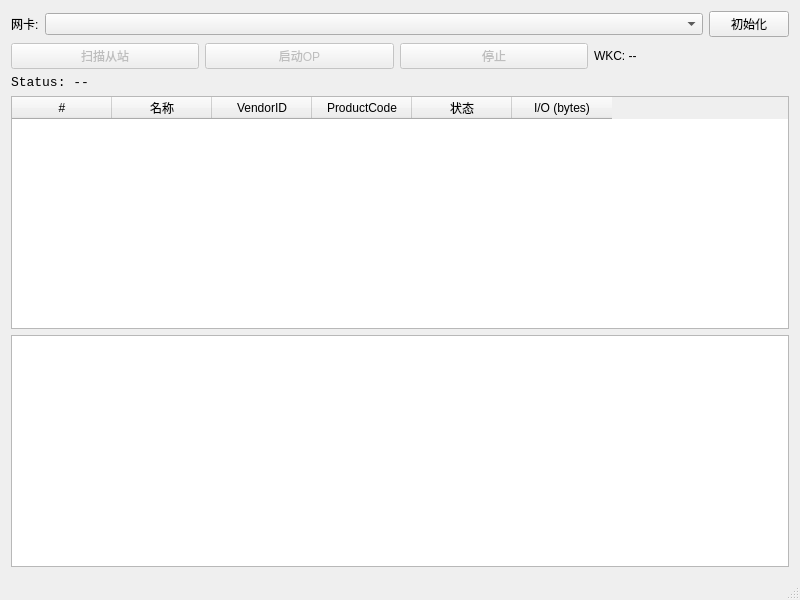
<?xml version="1.0" encoding="UTF-8"?>
<ui version="4.0">
 <class>ETHClass</class>
 <widget class="QMainWindow" name="ETHClass">
  <property name="geometry">
   <rect>
    <x>0</x>
    <y>0</y>
    <width>800</width>
    <height>600</height>
   </rect>
  </property>
  <property name="windowTitle">
   <string>SOEM EtherCAT Master</string>
  </property>
  <widget class="QWidget" name="centralWidget">
   <layout class="QVBoxLayout" name="mainLayout">
    <!-- 网卡选择区 -->
    <item>
     <layout class="QHBoxLayout" name="adapterLayout">
      <item>
       <widget class="QLabel" name="labelAdapter">
        <property name="text">
         <string>网卡:</string>
        </property>
       </widget>
      </item>
      <item>
       <widget class="QComboBox" name="comboAdapter">
        <property name="sizePolicy">
         <sizepolicy hsizetype="Expanding" vsizetype="Fixed">
          <horstretch>1</horstretch>
          <verstretch>0</verstretch>
         </sizepolicy>
        </property>
       </widget>
      </item>
      <item>
       <widget class="QPushButton" name="btnInit">
        <property name="text">
         <string>初始化</string>
        </property>
       </widget>
      </item>
     </layout>
    </item>
    <!-- 操作按钮区 -->
    <item>
     <layout class="QHBoxLayout" name="ctrlLayout">
      <item>
       <widget class="QPushButton" name="btnScan">
        <property name="text">
         <string>扫描从站</string>
        </property>
        <property name="enabled">
         <bool>false</bool>
        </property>
       </widget>
      </item>
      <item>
       <widget class="QPushButton" name="btnStartOp">
        <property name="text">
         <string>启动OP</string>
        </property>
        <property name="enabled">
         <bool>false</bool>
        </property>
       </widget>
      </item>
      <item>
       <widget class="QPushButton" name="btnStopOp">
        <property name="text">
         <string>停止</string>
        </property>
        <property name="enabled">
         <bool>false</bool>
        </property>
       </widget>
      </item>
      <item>
       <widget class="QLabel" name="labelWKC">
        <property name="text">
         <string>WKC: --</string>
        </property>
       </widget>
      </item>
      <item>
       <spacer name="ctrlSpacer">
        <property name="orientation">
         <enum>Qt::Horizontal</enum>
        </property>
       </spacer>
      </item>
     </layout>
    </item>
    <!-- PDO状态显示 -->
    <item>
     <widget class="QLabel" name="labelStatus">
      <property name="text">
       <string>Status: --</string>
      </property>
      <property name="font">
       <font>
        <family>Consolas</family>
        <pointsize>10</pointsize>
       </font>
      </property>
     </widget>
    </item>
    <!-- 从站列表 -->
    <item>
     <widget class="QTableWidget" name="tableSlaves">
      <property name="columnCount">6</property>
      <property name="editTriggers">
       <set>QAbstractItemView::NoEditTriggers</set>
      </property>
      <property name="selectionBehavior">
       <enum>QAbstractItemView::SelectRows</enum>
      </property>
      <column>
       <property name="text"><string>#</string></property>
      </column>
      <column>
       <property name="text"><string>名称</string></property>
      </column>
      <column>
       <property name="text"><string>VendorID</string></property>
      </column>
      <column>
       <property name="text"><string>ProductCode</string></property>
      </column>
      <column>
       <property name="text"><string>状态</string></property>
      </column>
      <column>
       <property name="text"><string>I/O (bytes)</string></property>
      </column>
     </widget>
    </item>
    <!-- 日志区 -->
    <item>
     <widget class="QTextEdit" name="textLog">
      <property name="readOnly">
       <bool>true</bool>
      </property>
      <property name="maximumHeight">
       <number>200</number>
      </property>
     </widget>
    </item>
   </layout>
  </widget>
  <widget class="QMenuBar" name="menuBar">
   <property name="geometry">
    <rect>
     <x>0</x>
     <y>0</y>
     <width>800</width>
     <height>21</height>
    </rect>
   </property>
  </widget>
  <widget class="QStatusBar" name="statusBar"/>
 </widget>
 <layoutdefault spacing="6" margin="11"/>
 <resources/>
 <connections/>
</ui>
